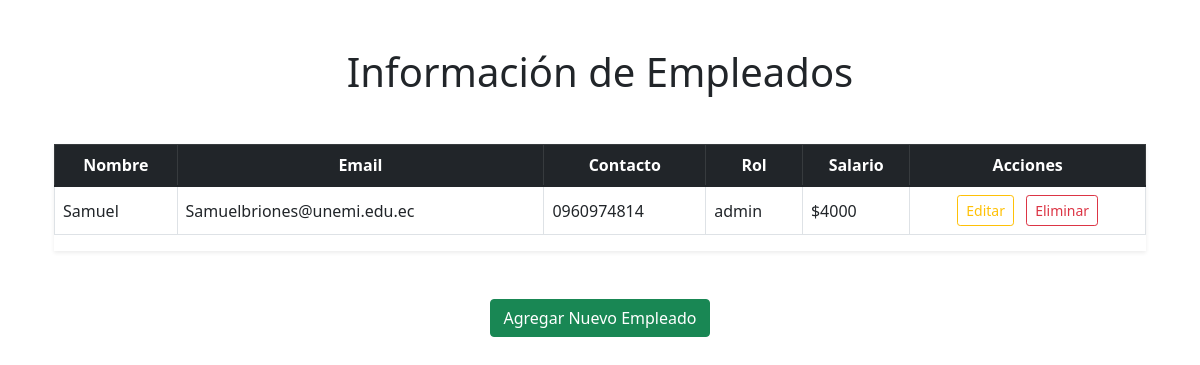
/, run on an earlier commit of the app's database.
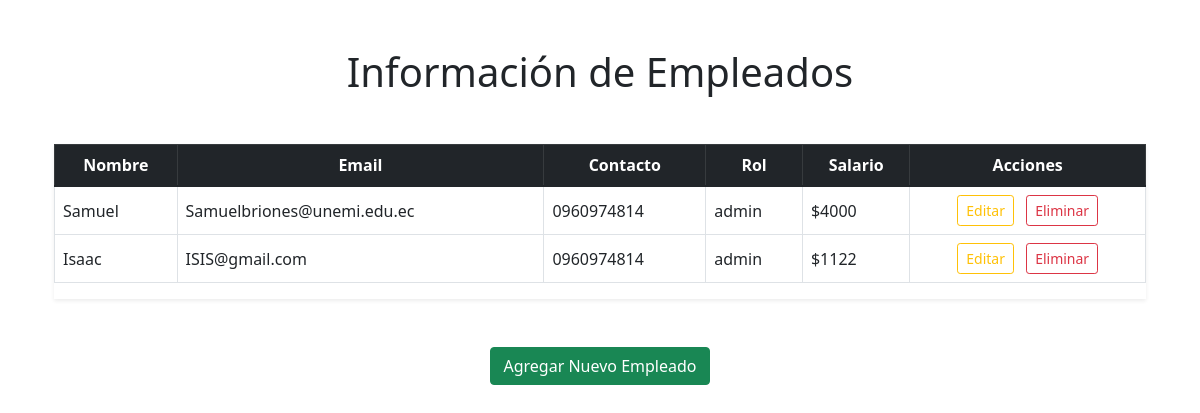
And on a later commit of the database.
### employee/models.py (models this page shows, shortened)
class Employee(models.Model):
    emp_name = models.CharField(max_length=200)
    emp_email = models.EmailField()
    emp_contact = models.CharField(max_length=20)
    emp_role = models.CharField(max_length=200)
    emp_salary = models.IntegerField()
    id = models.UUIDField(default=uuid.uuid4, unique=True, primary_key=True, editable=False)

### employee/views.py (the view)
# urls.py: path('', views.employees_list, name='employees-list'),
def employees_list(request):
    employees = Employee.objects.all()
    context = {
        'employees': employees,
    }
    return render(request, 'CRUB/list.html', context)

### employee/templates/CRUB/list.html (shortened to what this page needs)
{% extends 'base.html' %}
{% block content %}
<div class="container py-5">
    <h1 class="text-center mb-5">Información de Empleados</h1>
    {% if employees %}
        <div class="table-responsive shadow-sm">
            <table class="table table-hover table-bordered align-middle">
                <thead class="table-dark text-center">
                    <tr>
                        <th>Nombre</th>
                        <th>Email</th>
                        <th>Contacto</th>
                        <th>Rol</th>
                        <th>Salario</th>
                        <th>Acciones</th>
                    </tr>
                </thead>
                <tbody>
                    {% for emp in employees %}
                        <tr>
                            <td>{{ emp.emp_name }}</td>
                            <td>{{ emp.emp_email }}</td>
                            <td>{{ emp.emp_contact }}</td>
                            <td>{{ emp.emp_role }}</td>
                            <td>${{ emp.emp_salary }}</td>
                            <td class="text-center">
                                <a href="{% url 'edit-employee' emp.id %}" class="btn btn-sm btn-outline-warning me-2">
                                    Editar
                                </a>
                                <a href="{% url 'delete-employee' emp.id %}"
                                   class="btn btn-sm btn-outline-danger">
                                    Eliminar
                                </a>
                            </td>
                        </tr>
                    {% endfor %}
                </tbody>
            </table>
        </div>
    {% else %}
        <p class="text-center text-muted">No hay empleados registrados actualmente.</p>
    {% endif %}
    <div class="d-flex justify-content-center gap-3 mt-5">
        <a href="{% url 'create-employee' %}" class="btn btn-success">
            Agregar Nuevo Empleado
        </a>
    </div>
</div>
{% endblock content %}

What changed in the data, as far as the page shows it:
added Employee: emp_name "Isaac", emp_email "ISIS@gmail.com", emp_contact "0960974814", emp_role "admin", emp_salary "1122"
